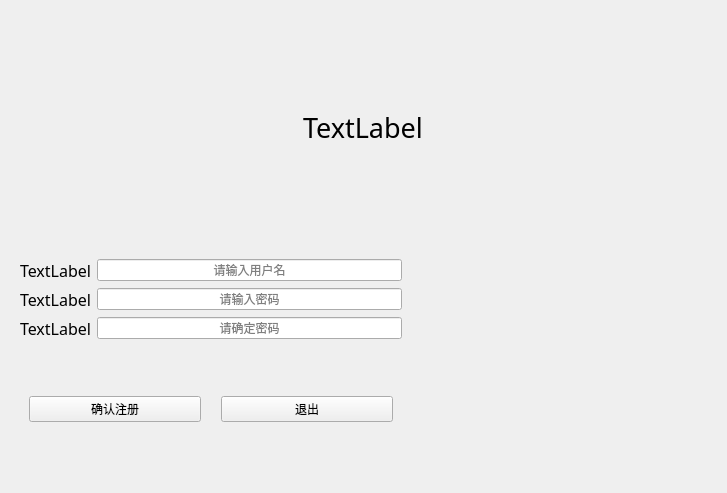
<?xml version="1.0" encoding="UTF-8"?>
<ui version="4.0">
 <class>Widget_resign</class>
 <widget class="QWidget" name="Widget_resign">
  <property name="geometry">
   <rect>
    <x>0</x>
    <y>0</y>
    <width>727</width>
    <height>493</height>
   </rect>
  </property>
  <property name="windowTitle">
   <string>Form</string>
  </property>
  <layout class="QGridLayout" name="gridLayout_2">
   <item row="0" column="0">
    <widget class="QWidget" name="widget_2" native="true">
     <layout class="QHBoxLayout" name="horizontalLayout">
      <item>
       <spacer name="horizontalSpacer_2">
        <property name="orientation">
         <enum>Qt::Horizontal</enum>
        </property>
        <property name="sizeType">
         <enum>QSizePolicy::Maximum</enum>
        </property>
        <property name="sizeHint" stdset="0">
         <size>
          <width>50</width>
          <height>20</height>
         </size>
        </property>
       </spacer>
      </item>
      <item>
       <widget class="QLabel" name="label_title">
        <property name="sizePolicy">
         <sizepolicy hsizetype="Fixed" vsizetype="Preferred">
          <horstretch>0</horstretch>
          <verstretch>0</verstretch>
         </sizepolicy>
        </property>
        <property name="minimumSize">
         <size>
          <width>54</width>
          <height>0</height>
         </size>
        </property>
        <property name="font">
         <font>
          <family>楷体</family>
          <pointsize>20</pointsize>
         </font>
        </property>
        <property name="text">
         <string>TextLabel</string>
        </property>
       </widget>
      </item>
      <item>
       <spacer name="horizontalSpacer_3">
        <property name="orientation">
         <enum>Qt::Horizontal</enum>
        </property>
        <property name="sizeType">
         <enum>QSizePolicy::Maximum</enum>
        </property>
        <property name="sizeHint" stdset="0">
         <size>
          <width>50</width>
          <height>20</height>
         </size>
        </property>
       </spacer>
      </item>
     </layout>
    </widget>
   </item>
   <item row="1" column="0">
    <widget class="QWidget" name="widget" native="true">
     <layout class="QGridLayout" name="gridLayout">
      <item row="3" column="2">
       <spacer name="horizontalSpacer_9">
        <property name="orientation">
         <enum>Qt::Horizontal</enum>
        </property>
        <property name="sizeHint" stdset="0">
         <size>
          <width>300</width>
          <height>20</height>
         </size>
        </property>
       </spacer>
      </item>
      <item row="3" column="0" colspan="2">
       <widget class="QWidget" name="widget_4" native="true">
        <layout class="QHBoxLayout" name="horizontalLayout_2">
         <property name="spacing">
          <number>20</number>
         </property>
         <item>
          <widget class="QPushButton" name="button_concrete">
           <property name="text">
            <string>确认注册</string>
           </property>
          </widget>
         </item>
         <item>
          <widget class="QPushButton" name="button_quit">
           <property name="text">
            <string>退出</string>
           </property>
          </widget>
         </item>
        </layout>
       </widget>
      </item>
      <item row="2" column="2">
       <spacer name="horizontalSpacer_5">
        <property name="orientation">
         <enum>Qt::Horizontal</enum>
        </property>
        <property name="sizeHint" stdset="0">
         <size>
          <width>300</width>
          <height>20</height>
         </size>
        </property>
       </spacer>
      </item>
      <item row="1" column="1">
       <widget class="QLineEdit" name="lineEdit_password">
        <property name="alignment">
         <set>Qt::AlignCenter</set>
        </property>
        <property name="placeholderText">
         <string notr="true">请输入密码</string>
        </property>
        <property name="clearButtonEnabled">
         <bool>false</bool>
        </property>
       </widget>
      </item>
      <item row="0" column="2">
       <spacer name="horizontalSpacer">
        <property name="orientation">
         <enum>Qt::Horizontal</enum>
        </property>
        <property name="sizeHint" stdset="0">
         <size>
          <width>300</width>
          <height>20</height>
         </size>
        </property>
       </spacer>
      </item>
      <item row="1" column="0">
       <widget class="QLabel" name="label_password">
        <property name="font">
         <font>
          <family>楷体</family>
          <pointsize>12</pointsize>
         </font>
        </property>
        <property name="text">
         <string>TextLabel</string>
        </property>
       </widget>
      </item>
      <item row="0" column="1">
       <widget class="QLineEdit" name="lineEdit_username">
        <property name="text">
         <string/>
        </property>
        <property name="echoMode">
         <enum>QLineEdit::Normal</enum>
        </property>
        <property name="alignment">
         <set>Qt::AlignCenter</set>
        </property>
        <property name="placeholderText">
         <string>请输入用户名</string>
        </property>
        <property name="clearButtonEnabled">
         <bool>false</bool>
        </property>
       </widget>
      </item>
      <item row="1" column="2">
       <spacer name="horizontalSpacer_4">
        <property name="orientation">
         <enum>Qt::Horizontal</enum>
        </property>
        <property name="sizeHint" stdset="0">
         <size>
          <width>300</width>
          <height>20</height>
         </size>
        </property>
       </spacer>
      </item>
      <item row="2" column="0">
       <widget class="QLabel" name="label_password_sure">
        <property name="font">
         <font>
          <family>楷体</family>
          <pointsize>12</pointsize>
         </font>
        </property>
        <property name="text">
         <string>TextLabel</string>
        </property>
       </widget>
      </item>
      <item row="2" column="1">
       <widget class="QLineEdit" name="lineEdit_password_sure">
        <property name="alignment">
         <set>Qt::AlignCenter</set>
        </property>
        <property name="placeholderText">
         <string>请确定密码</string>
        </property>
        <property name="clearButtonEnabled">
         <bool>false</bool>
        </property>
       </widget>
      </item>
      <item row="0" column="0">
       <widget class="QLabel" name="label_username">
        <property name="font">
         <font>
          <family>楷体</family>
          <pointsize>12</pointsize>
         </font>
        </property>
        <property name="text">
         <string>TextLabel</string>
        </property>
       </widget>
      </item>
     </layout>
    </widget>
   </item>
  </layout>
 </widget>
 <resources/>
 <connections>
  <connection>
   <sender>button_quit</sender>
   <signal>clicked()</signal>
   <receiver>Widget_resign</receiver>
   <slot>close()</slot>
   <hints>
    <hint type="sourcelabel">
     <x>304</x>
     <y>410</y>
    </hint>
    <hint type="destinationlabel">
     <x>363</x>
     <y>246</y>
    </hint>
   </hints>
  </connection>
 </connections>
</ui>
